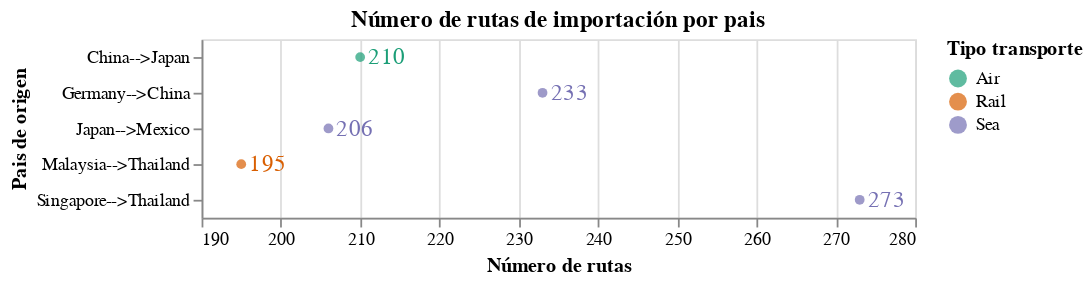

Notebook cell for this chart:
### Markdown cell above
####  Grafica de los datos de las  importaciónes (número-rutas)

### Code cell
print(imp_data_head.head())
bars = alt.Chart(imp_data_head).mark_circle().encode(
    y=alt.Y('ruta:O',title='Pais de origen ',scale=alt.Scale(zero=False)),
    x=alt.X('register_id', title='Número de rutas',scale=alt.Scale(zero=False, padding=2)),
    color=alt.Color("transport_mode", legend=alt.Legend(title="Tipo transporte"),scale=alt.Scale(scheme='dark2',type= 'sqrt'))
)

text = bars.mark_text(
    align='center',
    # baseline='middle',
    dx=15,
    size=13
).encode(
    text='register_id:Q'
)

(bars + text).properties(title='Número de rutas de importación por pais').interactive()

### Figure 1 — Vega-Lite specification as saved in the notebook (floating-point values rounded to 4 significant figures)
{"config": {"view": {"continuousWidth": 400, "continuousHeight": 300}}, "layer": [{"mark": "circle", "encoding": {"color": {"field": "transport_mode", "legend": {"title": "Tipo transporte"}, "scale": {"scheme": "dark2", "type": "sqrt"}, "type": "nominal"}, "x": {"field": "register_id", "scale": {"padding": 2, "zero": false}, "title": "Número de rutas", "type": "quantitative"}, "y": {"field": "ruta", "scale": {"zero": false}, "title": "Pais de origen ", "type": "ordinal"}}, "selection": {"selector001": {"type": "interval", "bind": "scales", "encodings": ["x", "y"]}}}, {"mark": {"type": "text", "align": "center", "dx": 15, "size": 13}, "encoding": {"color": {"field": "transport_mode", "legend": {"title": "Tipo transporte"}, "scale": {"scheme": "dark2", "type": "sqrt"}, "type": "nominal"}, "text": {"field": "register_id", "type": "quantitative"}, "x": {"field": "register_id", "scale": {"padding": 2, "zero": false}, "title": "Número de rutas", "type": "quantitative"}, "y": {"field": "ruta", "scale": {"zero": false}, "title": "Pais de origen ", "type": "ordinal"}}}], "data": {"name": "data-33d3a4628ed9a8989199f341a6458fbe"}, "title": "Número de rutas de importación por pais", "$schema": "https://vega.github.io/schema/vega-lite/v4.17.0.json", "datasets": {"data-33d3a4628ed9a8989199f341a6458fbe": [{"direction": "Imports", "origin": "Singapore", "destination": "Thailand", "transport_mode": "Sea", "register_id": 273, "ruta": "Singapore-->Thailand"}, {"direction": "Imports", "origin": "Germany", "destination": "China", "transport_mode": "Sea", "register_id": 233, "ruta": "Germany-->China"}, {"direction": "Imports", "origin": "China", "destination": "Japan", "transport_mode": "Air", "register_id": 210, "ruta": "China-->Japan"}, {"direction": "Imports", "origin": "Japan", "destination": "Mexico", "transport_mode": "Sea", "register_id": 206, "ruta": "Japan-->Mexico"}, {"direction": "Imports", "origin": "Malaysia", "destination": "Thailand", "transport_mode": "Rail", "register_id": 195, "ruta": "Malaysia-->Thailand"}]}}
